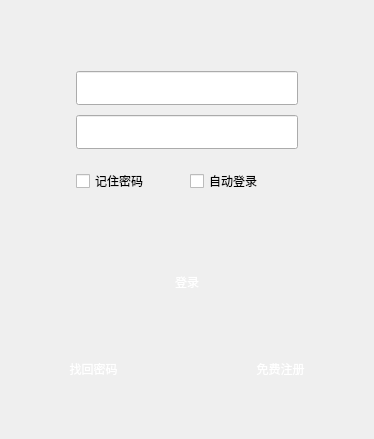
<?xml version="1.0" encoding="UTF-8"?>
<ui version="4.0">
 <class>CLoginDlg</class>
 <widget class="QDialog" name="CLoginDlg">
  <property name="windowModality">
   <enum>Qt::NonModal</enum>
  </property>
  <property name="geometry">
   <rect>
    <x>0</x>
    <y>0</y>
    <width>374</width>
    <height>439</height>
   </rect>
  </property>
  <property name="windowTitle">
   <string>CLoginDlg</string>
  </property>
  <property name="layoutDirection">
   <enum>Qt::LeftToRight</enum>
  </property>
  <layout class="QVBoxLayout" name="verticalLayout_3">
   <property name="spacing">
    <number>0</number>
   </property>
   <property name="leftMargin">
    <number>0</number>
   </property>
   <property name="topMargin">
    <number>0</number>
   </property>
   <property name="rightMargin">
    <number>0</number>
   </property>
   <property name="bottomMargin">
    <number>0</number>
   </property>
   <item>
    <layout class="QHBoxLayout" name="horizontalLayout_4">
     <property name="spacing">
      <number>0</number>
     </property>
     <item>
      <spacer name="horizontalSpacer_3">
       <property name="orientation">
        <enum>Qt::Horizontal</enum>
       </property>
       <property name="sizeHint" stdset="0">
        <size>
         <width>193</width>
         <height>20</height>
        </size>
       </property>
      </spacer>
     </item>
     <item>
      <layout class="QVBoxLayout" name="verticalLayout_2">
       <property name="spacing">
        <number>20</number>
       </property>
       <item>
        <layout class="QVBoxLayout" name="verticalLayout">
         <property name="spacing">
          <number>10</number>
         </property>
         <property name="topMargin">
          <number>20</number>
         </property>
         <item>
          <widget class="QLineEdit" name="le_account_number">
           <property name="minimumSize">
            <size>
             <width>222</width>
             <height>34</height>
            </size>
           </property>
           <property name="maximumSize">
            <size>
             <width>222</width>
             <height>34</height>
            </size>
           </property>
          </widget>
         </item>
         <item>
          <widget class="QLineEdit" name="le_password">
           <property name="minimumSize">
            <size>
             <width>222</width>
             <height>34</height>
            </size>
           </property>
           <property name="maximumSize">
            <size>
             <width>222</width>
             <height>34</height>
            </size>
           </property>
          </widget>
         </item>
        </layout>
       </item>
       <item>
        <layout class="QHBoxLayout" name="horizontalLayout">
         <item>
          <widget class="QCheckBox" name="cb_remember_pwd">
           <property name="text">
            <string>记住密码</string>
           </property>
          </widget>
         </item>
         <item>
          <widget class="QCheckBox" name="cb_auto_login">
           <property name="text">
            <string>自动登录</string>
           </property>
          </widget>
         </item>
        </layout>
       </item>
      </layout>
     </item>
     <item>
      <spacer name="horizontalSpacer_4">
       <property name="orientation">
        <enum>Qt::Horizontal</enum>
       </property>
       <property name="sizeHint" stdset="0">
        <size>
         <width>193</width>
         <height>20</height>
        </size>
       </property>
      </spacer>
     </item>
    </layout>
   </item>
   <item>
    <layout class="QHBoxLayout" name="horizontalLayout_2">
     <property name="spacing">
      <number>0</number>
     </property>
     <property name="topMargin">
      <number>20</number>
     </property>
     <item>
      <spacer name="horizontalSpacer">
       <property name="orientation">
        <enum>Qt::Horizontal</enum>
       </property>
       <property name="sizeHint" stdset="0">
        <size>
         <width>40</width>
         <height>20</height>
        </size>
       </property>
      </spacer>
     </item>
     <item>
      <widget class="QPushButton" name="pb_login">
       <property name="sizePolicy">
        <sizepolicy hsizetype="Fixed" vsizetype="Preferred">
         <horstretch>0</horstretch>
         <verstretch>0</verstretch>
        </sizepolicy>
       </property>
       <property name="minimumSize">
        <size>
         <width>148</width>
         <height>36</height>
        </size>
       </property>
       <property name="maximumSize">
        <size>
         <width>148</width>
         <height>36</height>
        </size>
       </property>
       <property name="styleSheet">
        <string notr="true">QPushButton {
border: noborder;
border-radius:6px;
color: white;
background-image: url(:/TQLive/images/pb_common_normal.png);
}
QPushButton:hover{
background-image: url(:/TQLive/images/pb_common_hover.png);
}
QPushButton:pressed{
background-image: url(:/TQLive/images/pb_common_pressed.png);
}</string>
       </property>
       <property name="text">
        <string>登录</string>
       </property>
      </widget>
     </item>
     <item>
      <spacer name="horizontalSpacer_2">
       <property name="orientation">
        <enum>Qt::Horizontal</enum>
       </property>
       <property name="sizeHint" stdset="0">
        <size>
         <width>40</width>
         <height>20</height>
        </size>
       </property>
      </spacer>
     </item>
    </layout>
   </item>
   <item>
    <layout class="QHBoxLayout" name="horizontalLayout_3">
     <property name="spacing">
      <number>0</number>
     </property>
     <property name="topMargin">
      <number>0</number>
     </property>
     <property name="bottomMargin">
      <number>0</number>
     </property>
     <item>
      <widget class="QPushButton" name="pb_retrieve_pwd">
       <property name="enabled">
        <bool>true</bool>
       </property>
       <property name="sizePolicy">
        <sizepolicy hsizetype="Expanding" vsizetype="Fixed">
         <horstretch>0</horstretch>
         <verstretch>0</verstretch>
        </sizepolicy>
       </property>
       <property name="minimumSize">
        <size>
         <width>0</width>
         <height>36</height>
        </size>
       </property>
       <property name="maximumSize">
        <size>
         <width>16777215</width>
         <height>36</height>
        </size>
       </property>
       <property name="layoutDirection">
        <enum>Qt::LeftToRight</enum>
       </property>
       <property name="styleSheet">
        <string notr="true">QPushButton {
border: noborder;
border-radius:6px;
color: white;
border-image: url(:/TQLive/images/pb_common_normal.png);
}
QPushButton:hover{
border-image: url(:/TQLive/images/pb_common_hover.png);
}
QPushButton:pressed{
border-image: url(:/TQLive/images/pb_common_pressed.png);
}</string>
       </property>
       <property name="text">
        <string>找回密码</string>
       </property>
       <property name="autoDefault">
        <bool>true</bool>
       </property>
      </widget>
     </item>
     <item>
      <widget class="QPushButton" name="pb_free_register">
       <property name="sizePolicy">
        <sizepolicy hsizetype="Expanding" vsizetype="Fixed">
         <horstretch>0</horstretch>
         <verstretch>0</verstretch>
        </sizepolicy>
       </property>
       <property name="minimumSize">
        <size>
         <width>0</width>
         <height>36</height>
        </size>
       </property>
       <property name="maximumSize">
        <size>
         <width>16777215</width>
         <height>36</height>
        </size>
       </property>
       <property name="styleSheet">
        <string notr="true">QPushButton {
border: noborder;
border-radius:6px;
color: white;
background-image: url(:/TQLive/images/pb_common_normal.png);
}
QPushButton:hover{
background-image: url(:/TQLive/images/pb_common_hover.png);
}
QPushButton:pressed{
background-image: url(:/TQLive/images/pb_common_pressed.png);
}</string>
       </property>
       <property name="text">
        <string>免费注册</string>
       </property>
      </widget>
     </item>
    </layout>
   </item>
  </layout>
 </widget>
 <layoutdefault spacing="6" margin="11"/>
 <resources>
  <include location="TQLive.qrc"/>
 </resources>
 <connections/>
</ui>
